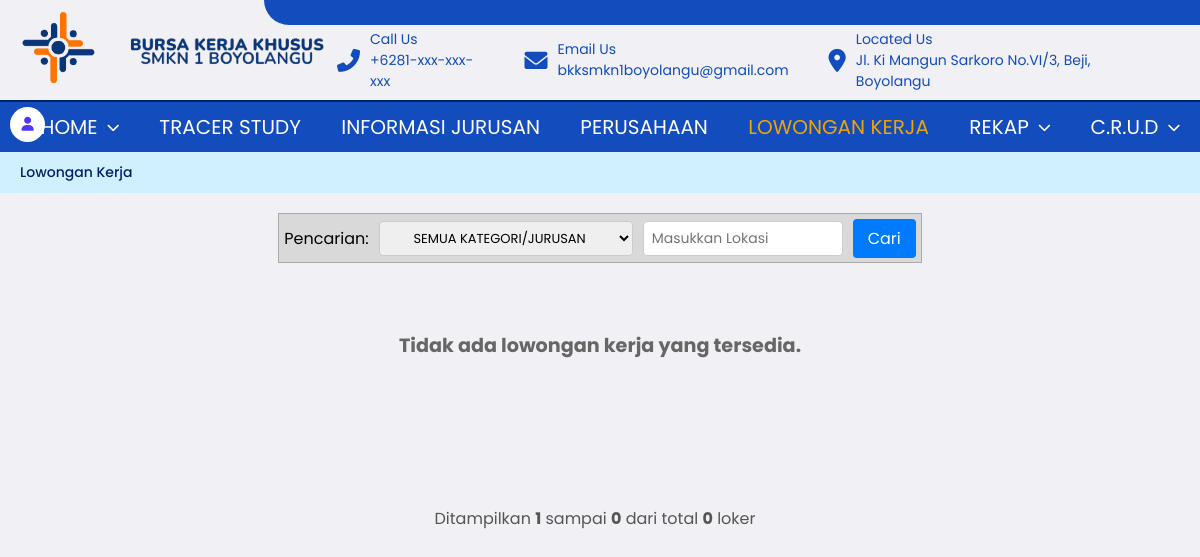
Page /BKK/Lowker/loker.php?jurusan=ANIMASI (signed in) on the earlier database version.
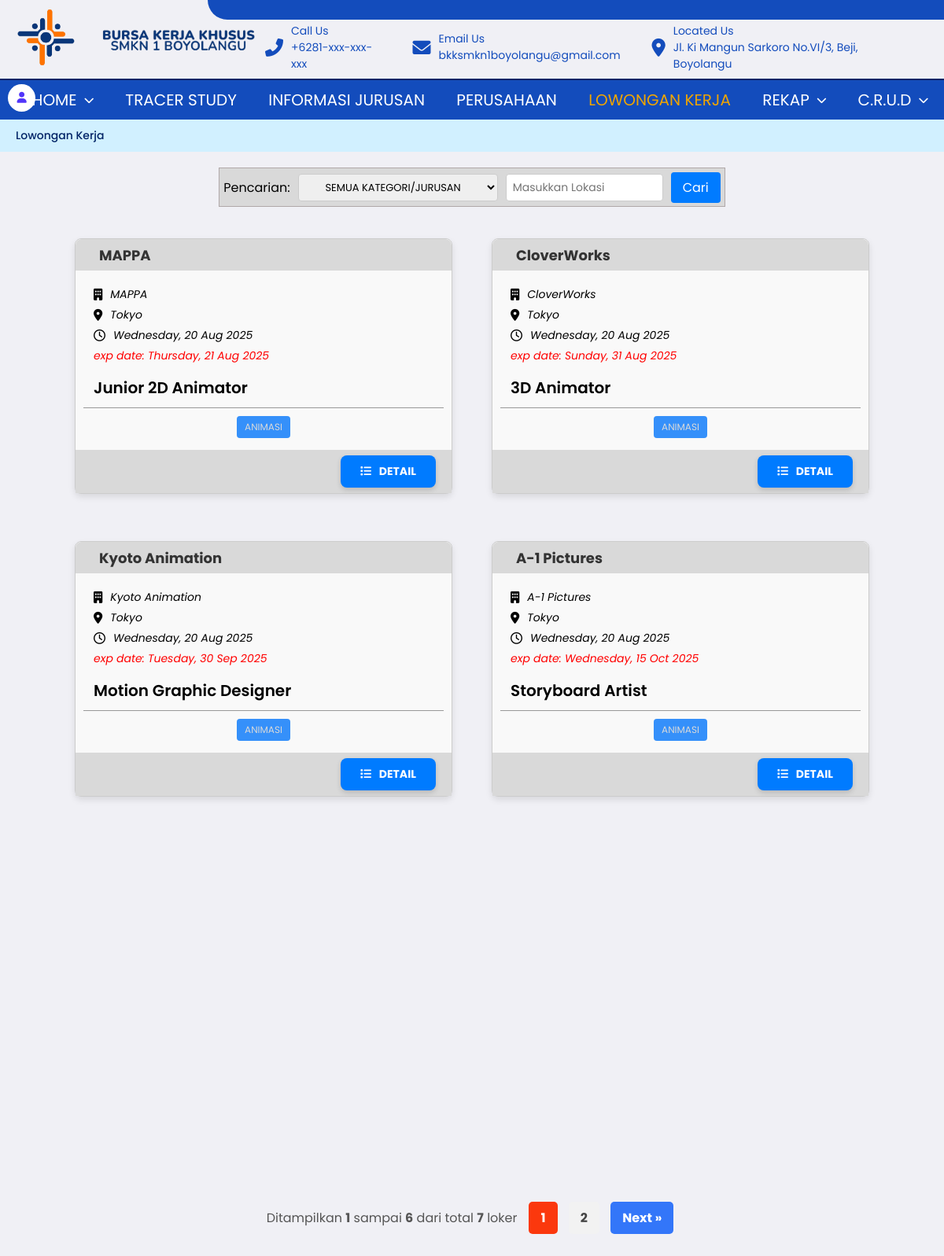
Same page on the later database version.
### tables this page shows
CREATE TABLE `lowker`  (
  `id_lowker` int NOT NULL AUTO_INCREMENT,
  `id_jurusan` int NOT NULL,
  `judul_lowker` varchar(255) NOT NULL,
  `deskripsi_lowker` text NOT NULL,
  `email` varchar(255) NOT NULL,
  `gaji` varchar(255) NULL DEFAULT NULL,
  `pendidikan` varchar(255) NULL DEFAULT NULL,
  `tipe_pekerjaan` varchar(255) NULL DEFAULT NULL,
  `tgl_ditutup` date NULL DEFAULT NULL,
  `tgl_posting` date NULL DEFAULT NULL,
  `keahlian` text NULL,
  `waktu_bekerja` varchar(255) NULL DEFAULT NULL,
  `kualifikasi` text NULL,
  `tunjangan` text NULL,
  `id_perusahaan` int NULL DEFAULT NULL,
  `lokasi` varchar(255) NULL DEFAULT NULL,
  `jumlah_pelamar` int NULL DEFAULT NULL,
  PRIMARY KEY (`id_lowker`, `id_jurusan`) USING BTREE,
  INDEX `id_perusahaan`(`id_perusahaan` ASC) USING BTREE,
  INDEX `id_lowker`(`id_lowker` ASC) USING BTREE,
  INDEX `jurusan`(`id_jurusan` ASC) USING BTREE,
  CONSTRAINT `jurusan` FOREIGN KEY (`id_jurusan`) REFERENCES `jurusan` (`id_jurusan`) ON DELETE RESTRICT ON UPDATE RESTRICT,
  CONSTRAINT `perusahaan` FOREIGN KEY (`id_perusahaan`) REFERENCES `perusahaan` (`id_perusahaan`) ON DELETE RESTRICT ON UPDATE RESTRICT
);

CREATE TABLE `perusahaan`  (
  `id_perusahaan` int NOT NULL AUTO_INCREMENT,
  `nama` varchar(100) NULL DEFAULT NULL,
  `alamat` text NULL,
  `kota` varchar(50) NULL DEFAULT NULL,
  `deskripsi_perusahaan` text NULL,
  `kontak` varchar(15) NULL DEFAULT NULL,
  `email` varchar(100) NULL DEFAULT NULL,
  `logo` longblob NULL,
  `gambar` varchar(255) NULL DEFAULT NULL,
  `standar` enum('umkm','mou','startup','perseroan') NOT NULL,
  `kategori` enum('lokal','provinsi','nasional','internasional') NOT NULL,
  `kerja_sama` text NOT NULL,
  PRIMARY KEY (`id_perusahaan`) USING BTREE
);

CREATE TABLE `jurusan`  (
  `id_jurusan` int NOT NULL AUTO_INCREMENT,
  `jurusan` varchar(100) NULL DEFAULT NULL,
  PRIMARY KEY (`id_jurusan`) USING BTREE
);

### BKK/config/helpers.php (called while the page is built, shortened)
<?php
function is_logged_in() {
    return isset($_SESSION['user_id']);
}
function is_admin() {
    return is_logged_in() && ($_SESSION['role'] ?? '') === 'admin';
}
function is_alumni() {
    return is_logged_in() && ($_SESSION['role'] ?? '') === 'alumni';
}
function base_url($path = '') {
    return '/BKK/PROJECT-BKK-main/bkk/' . ltrim($path, '/');
}
function nav_active($path_or_paths) {
    $current = $_SERVER['REQUEST_URI'];
    if (is_array($path_or_paths)) {
        foreach ($path_or_paths as $path) {
            if (strpos($current, $path) !== false) return 'active';
        }
    } else {
        if (strpos($current, $path_or_paths) !== false) return 'active';
    }
    return '';
}
?>

### BKK/Lowker/loker.php (the view, shortened to what this page needs)
<?php
require_once __DIR__ . '/../config/helpers.php';
$jurusan_filter = isset($_GET['jurusan']) ? trim($_GET['jurusan']) : '';
$lokasi_filter = isset($_GET['lokasi']) ? trim($_GET['lokasi']) : '';
$limit = 6;
$page = isset($_GET['page']) && is_numeric($_GET['page']) ? (int)$_GET['page'] : 1;
$offset = ($page - 1) * $limit;
$where = "WHERE 1";
$params = [];
if ($jurusan_filter !== '') {
  $where .= " AND jurusan.jurusan LIKE ?";
  $params[] = "%$jurusan_filter%";
}
$count_stmt = $koneksi->prepare("
    SELECT COUNT(*) AS total
    FROM lowker
    JOIN perusahaan ON lowker.id_perusahaan = perusahaan.id_perusahaan
    JOIN jurusan ON lowker.id_jurusan = jurusan.id_jurusan
    $where
");
if (!empty($params)) {
  $types = str_repeat('s', count($params));
  $count_stmt->bind_param($types, ...$params);
}
$count_stmt->execute();
$total_result = $count_stmt->get_result();
$total_row = $total_result->fetch_assoc();
$total_pages = ceil($total_row['total'] / $limit);
$sql = "
    SELECT lowker.*,
           perusahaan.nama AS nama_perusahaan,
           jurusan.jurusan AS nama_jurusan
    FROM lowker
    JOIN perusahaan ON lowker.id_perusahaan = perusahaan.id_perusahaan
    JOIN jurusan ON lowker.id_jurusan = jurusan.id_jurusan
    $where
    ORDER BY lowker.tgl_posting DESC
    LIMIT ? OFFSET ?
";
$stmt = $koneksi->prepare($sql);
$types = str_repeat('s', count($params)) . 'ii';
$params[] = $limit;
$params[] = $offset;
$stmt->bind_param($types, ...$params);
$stmt->execute();
$result = $stmt->get_result();
?>
<!DOCTYPE html>
<html lang="en">
<head>
  <link rel="stylesheet" href="../navbar/navbar.css?v=<?php echo time(); ?>">
  <link rel="stylesheet" href="loker.css?v=<?php echo time(); ?>">
  <link href="https://cdnjs.cloudflare.com/ajax/libs/font-awesome/6.0.0-beta3/css/all.min.css" rel="stylesheet">
</head>
<body>
  <?php include '../navbar/header.php' ?>
  <div class="container">
    <?php
    if (!is_logged_in()) {
      include '../navbar/guest.php';
    } elseif (is_alumni()) {
      include '../navbar/alumni.php';
    } elseif (is_admin()) {
      include '../navbar/admin.php';
    }
    ?>
    <div class="header-bar">
      <a href="#">Lowongan Kerja</a>
    </div>
    <div class="search-container">
      <form method="GET" class="search">
        <label for="jurusan">Pencarian:</label>
        <select id="jurusan" name="jurusan" class="search-select">
          <option value="">SEMUA KATEGORI/JURUSAN</option>
        </select>
        <input type="text" class="search-input" name="lokasi" placeholder="Masukkan Lokasi" value="<?= htmlspecialchars($lokasi_filter) ?>">
        <button class="search-button" type="submit">Cari</button>
      </form>
    </div>
    <div class="job-list">
      <?php
      if ($result->num_rows > 0):
        while ($row = $result->fetch_assoc()):
          $perusahaan = htmlspecialchars($row['nama_perusahaan']);
          $jurusan = htmlspecialchars($row['nama_jurusan']);
          $lokasi = htmlspecialchars($row['lokasi']);
          $tgl_post = date('l, d M Y', strtotime($row['tgl_posting']));
          $tgl_exp = date('l, d M Y', strtotime($row['tgl_ditutup']));
      ?>
          <div class="job-card">
            <div class="job-header">
              <h3><?= $perusahaan ?></h3>
            </div>
            <div class="job-detail">
              <ul>
                <li><i class="fa-solid fa-building"></i><?= $perusahaan ?></li>
                <li><i class="fa-solid fa-location-dot"></i><?= $lokasi ?></li>
                <li><i class="fa-regular fa-clock"></i><?= $tgl_post ?></li>
                <li style="color: red;">exp date: <?= $tgl_exp ?></li>
              </ul>
              <p class="job-role"><?= htmlspecialchars($row['judul_lowker']) ?></p>
              <div class="line"></div>
              <div class="job-tags">
                <p><?= $jurusan ?></p>
              </div>
            </div>
            <div class="job-footer">
              <a href="detail-lowker.php?id=<?= $row['id_lowker'] ?>">
                <button class="detail-button"><i class="fas fa-list"></i> DETAIL</button>
              </a>
            </div>
          </div>
        <?php endwhile; ?>
      <?php else: ?>
        <p class="no-data" style="text-align:center; font-weight:bold; color:#666;">Tidak ada lowongan kerja yang
          tersedia.</p>
      <?php endif; ?>
    </div>
    <?php
    $start = $offset + 1;
    $end = $offset + $result->num_rows;
    $total = $total_row['total'];
    ?>
    <div class="pagination-container">
      <div class="pagination-info">
        <p>
          Ditampilkan <strong><?= $start ?></strong> sampai <strong><?= $end ?></strong>
          dari total <strong><?= $total ?></strong> loker
        </p>
      </div>
      <div class="pagination">
        <?php for ($i = 1; $i <= $total_pages; $i++): ?>
          <a href="?page=<?= $i ?>&jurusan=<?= urlencode($jurusan_filter) ?>&lokasi=<?= urlencode($lokasi_filter) ?>"
            class="<?= ($i == $page) ? 'active' : '' ?>">
            <?= $i ?>
          </a>
        <?php endfor; ?>
        <?php if ($page < $total_pages): ?>
          <a class="navigate"
            href="?page=<?= $page + 1 ?>&jurusan=<?= urlencode($jurusan_filter) ?>&lokasi=<?= urlencode($lokasi_filter) ?>">
            Next &raquo;
          </a>
        <?php endif; ?>
      </div>
    </div>
  </div>
</body>
</html>

### BKK/navbar/header.php
<?php
require_once __DIR__ . '/../config/helpers.php';
?>
<header>
        <div class="rectangle">
        </div>
        <div class="logo">
            <div class="logo-header">
                <img src="<?= base_url('logo.png') ?>" alt="Logo BKK">
            </div>
            <div class="header-text">
                <img src="<?= base_url('tulisan logo.png') ?>" alt="Bursa Kerja Khusus SMKN 1 Boyolangu" id="text-img">
            </div>
        </div>
        <div class="contact-info">
            <div class="contact-phone">
                <i class="fas fa-phone-alt"></i>
                <div class="contact-ket">
                    <p>Call Us</p>
                    <p>+6281-xxx-xxx-xxx</p>
                </div>
            </div>
            <div class="contact-email">
                <i class="fas fa-envelope"></i>
                <div class="contact-ket">
                    <p>Email Us</p>
                    <p>bkksmkn1boyolangu@gmail.com</p>
                </div>
            </div>
            <div class="contact-map">
                <i class="fas fa-map-marker-alt"></i>
                <div class="contact-ket">
                    <p>Located Us</p>
                    <p>Jl. Ki Mangun Sarkoro No.VI/3, Beji, Boyolangu</p>
                </div>
            </div>
        </div>
    </header>

### BKK/navbar/admin.php (shortened to what this page needs)
<?php
require_once __DIR__ . '/../config/helpers.php';
?>
<nav class="navbar">
  <ul class="navbar-container">
          <li>
        <div onclick="window.location.href='<?= base_url('Login/logout.php') ?>'" class="profile-icon">
          <i class="fa-solid fa-user fa-sm student-profile" style="color: #5135FA;"></i>
        </div>
      </li>
    <li>
      <a class="<?= nav_active(['Home/HalamanUtama/berandautama.php', 'Home/Pengantar/pengantar.php', 'Home/InformasiKegiatanBKK/informasikegiatanbkk.php']) ?>" href="#">HOME<i class="fa-solid fa-chevron-down"></i></a>
    </li>
    <li><a class="<?= nav_active('TracerStudy/tracer-study.php') ?>" href="<?= base_url('TracerStudy/tracer-study.php') ?>">TRACER STUDY</a></li>
    <li><a class="<?= nav_active('InformasiJurusan/informasiJurusan.php') ?>" href="<?= base_url('InformasiJurusan/informasiJurusan.php') ?>">INFORMASI JURUSAN</a></li>
    <li><a class="<?= nav_active('Perusahaan/perusahaan.php') ?>" href="<?= base_url('Perusahaan/perusahaan.php') ?>">PERUSAHAAN</a></li>
    <li><a class="<?= nav_active('Lowker/loker.php') ?>" href="<?= base_url('Lowker/loker.php') ?>">LOWONGAN KERJA</a></li>
    <li>
      <a class="<?= nav_active(['Rekap/rekap-alumni.php', 'Rekap/rekap-loker.php']) ?>" href="#">REKAP<i class="fa-solid fa-chevron-down"></i></a>
    </li>
    <li class="crud-dropdown">
      <a class="<?= nav_active(['CRUD/perusahaan/perusahaan.php', 'CRUD/loker/loker.php', 'CRUD/loker/loker-tambah.php', 'CRUD/informasikegiatanbkk/infokegbkk.php']) ?>" href="#">C.R.U.D<i class="fa-solid fa-chevron-down"></i></a>
    </li>
  </ul>
</nav>

### BKK/navbar/navbar.css (style rules this page uses)
header { padding-top: 10px; display: flex; justify-content: space-between; align-items: center; border-bottom: 2px solid #002366; }
header .rectangle { position: absolute; top: 0; right: 0; width: 78vw; min-height: 25px; background-color: #134CBC; border-bottom-left-radius: 54px; }
.profile-icon { display: flex; position: absolute; top: 10%; justify-content: center; align-items: center; width: 35px; height: 35px; background-color: white; border-radius: 50px; cursor: pointer; }
.logo { display: flex; align-items: center; }
.logo-header { display: flex; align-items: center; margin-left: 20px; }
.logo-header img { height: 75px; margin-bottom: 15px; }
.header-text { flex: 2; text-align: center; }
#text-img { width: 220px; height: auto; margin-left: 20px; }
.contact-info { margin-top: 10px; margin-right: 50px; display: flex; gap: 40px; align-items: center; justify-content: center; width: 100%; }
.contact-ket p { font-size: 14px; }
.contact-phone, .contact-email, .contact-map { display: flex; align-items: center; justify-content: center; color: #134CBC; }
.contact-phone i, .contact-email i, .contact-map i { margin-right: 10px; font-size: 23px; }
.navbar { background: #134CBC; position: relative; }
.navbar-container { display: flex; justify-content: space-around; height: 50px; list-style: none; padding: 0; margin: 0; position: relative; }
.navbar ul li { position: relative; }
.navbar ul li a { display: flex; align-items: center; padding: 10px 25px; color: #FFF; text-decoration: none; font-size: 20px; font-weight: 400; font-family: 'Poppins', sans-serif; position: relative; z-index: 1; transition: opacity 0.3s ease; }
.navbar ul li a i { margin-left: 10px; font-size: 13px; }
.navbar ul li a:hover, .navbar ul li a.active { color: #f0a500; }

### BKK/navbar/admin.php (style rules this page uses)
.navbar ul li a { padding: 10px 10px; }

Differences in the rows shown:
added lowker: id_perusahaan.nama "MAPPA", lokasi "Tokyo", tgl_posting "Wednesday, 20 Aug 2025", tgl_ditutup "Thursday, 21 Aug 2025", judul_lowker "Junior 2D Animator", id_jurusan.jurusan "ANIMASI"
added lowker: id_perusahaan.nama "CloverWorks", lokasi "Tokyo", tgl_posting "Wednesday, 20 Aug 2025", tgl_ditutup "Sunday, 31 Aug 2025", judul_lowker "3D Animator", id_jurusan.jurusan "ANIMASI"
added lowker: id_perusahaan.nama "Kyoto Animation", lokasi "Tokyo", tgl_posting "Wednesday, 20 Aug 2025", tgl_ditutup "Tuesday, 30 Sep 2025", judul_lowker "Motion Graphic Designer", id_jurusan.jurusan "ANIMASI"
added lowker: id_perusahaan.nama "A-1 Pictures", lokasi "Tokyo", tgl_posting "Wednesday, 20 Aug 2025", tgl_ditutup "Wednesday, 15 Oct 2025", judul_lowker "Storyboard Artist", id_jurusan.jurusan "ANIMASI"
Other differences:
$end: "0" → "6"
$total: "0" → "7"
new list line: "1"
new list line: "2"
text no longer shown: "Tidak ada lowongan kerja yang tersedia."
text now shown: "Next »"
